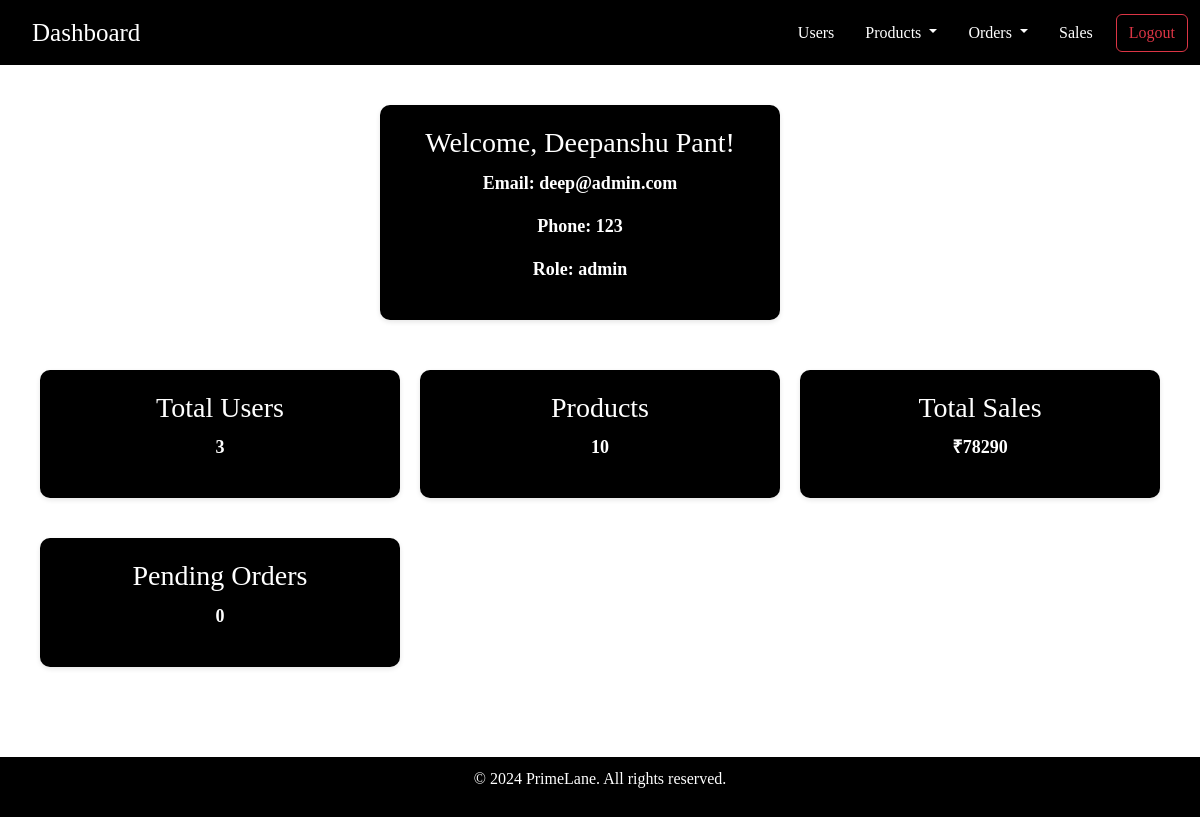
The app's page /admin/dashboard/ (signed in) with its own data.
### app/models.py (models this page shows, shortened)
class User(Base):
    __tablename__ = 'users'
    user_id = Column(Integer, primary_key=True, autoincrement=True)
    user_name = Column(String(100), nullable=False)
    user_email = Column(String(100), nullable=False, unique=True)
    user_password = Column(String(100), nullable=False)
    user_phone_number = Column(String(100), nullable=False)
    user_address = Column(String(200), default="")
    user_role = Column(String(50), default='user', nullable=False)
    created_at = Column(DateTime, default=get_ist_time)
    updated_at = Column(DateTime, default=get_ist_time, onupdate=get_ist_time)
    user_status = Column(String(50), default='active', nullable=False)
    orders = relationship('Order', back_populates='user')
    shopping_carts = relationship('ShoppingCart', back_populates='user')
    @property
    def password(self):
        raise ArithmeticError("Password is not a readable attribute")

### app/routes.py (the view)
@admin.route('/dashboard/')
@admin_required
@login_required
def dashboard():
    session_db = get_session()
    total_users = session_db.query(User).count()
    total_sales_query = session_db.query(
        (Product.product_price * OrderProduct.order_product_quantity)
    ).join(OrderProduct).join(Order).filter(Order.order_status == 'confirmed').all()
    total_sales = sum(price[0] for price in total_sales_query)
    total_products = session_db.query(Product).count()
    pending_orders = session_db.query(Order).filter(Order.order_status == 'pending').count()
    current_user = session_db.query(User).filter(User.user_id == session.get('user_id')).first()
    users = session_db.query(User).all()
    notifications = [
        "New product added.",
        "New user registered.",
        "Order #123 pending."
    ]
    session_db.close()
    return render_template('admin/admin_dashboard.html', total_users=total_users, total_sales=total_sales, pending_orders=pending_orders, users=users,
                           notifications=notifications, current_user=current_user, total_products= total_products, sidebar_hidden=True)

### app/__init__.py (called while the page is built)
def create_app():
    app = Flask(__name__)
    app.config.from_object('config.Config')
    init_db()
    @app.before_request
    def before_request():
        g.rupee_symbol = '₹'
    mail.init_app(app)
    Migrate(app, engine)
    app.register_blueprint(main)
    app.register_blueprint(admin, url_prefix='/admin')
    app.register_blueprint(auth)
    Base.metadata.create_all(engine)
    app.config['SECRET_KEY'] = 'secret_key'
    return app

### app/routes.py (called while the page is built)
def login_required(f):
    @wraps(f)
    def decorated_function(*args, **kwargs):
        if 'user_id' not in session:
            return redirect(url_for('auth.login'))
        return f(*args, **kwargs)
    return decorated_function

def admin_required(f):
    @wraps(f)
    def decorated_function(*args, **kwargs):
        if 'user_id' not in session or session.get('role') != 'admin':
            return redirect(url_for('auth.login'))
        return f(*args, **kwargs)
    return decorated_function

### db/engine.py (called while the page is built)
def get_session():
    return Session()

### app/templates/admin/admin_dashboard.html (shortened to what this page needs)
{% extends 'admin/admin_base.html' %}
{% block content %}
<div class="centered-container">
    <div class="user-info">
        <div class="card">
            <h3>Welcome, {{ current_user.user_name }}!</h3>
            <p>Email: {{ current_user.user_email }}</p>
            <p>Phone: {{ current_user.user_phone_number }}</p>
            <p>Role: {{ current_user.user_role }}</p>
        </div>
    </div>
    <div class="stats">
        <a href="{{ url_for('admin.users_page') }}">
            <div class="card">
                <h3>Total Users</h3>
                <p>{{ total_users }}</p>
            </div>
        </a>
        <a href="{{ url_for('admin.products') }}">
            <div class="card">
                <h3>Products</h3>
                <p>{{ total_products }}</p>
            </div>
        </a>
        <a href="{{ url_for('admin.sales_page') }}">
            <div class="card">
                <h3>Total Sales</h3>
                <p>₹{{ total_sales }}</p>
            </div>
        </a>
        <a href="{{ url_for('admin.pending_orders_page') }}">
            <div class="card">
                <h3>Pending Orders</h3>
                <p>{{ pending_orders }}</p>
            </div>
        </a>
    </div>
</div>
{% endblock %}

### app/static/css/admin.css (style rules this page uses)
*, *::before, *::after { box-sizing: border-box; font-family: agrandir; font-size: 16px; text-decoration: none !important; }
a { text-decoration: none !important; font-size: 16px; }
body { display: flex; flex-direction: column; min-height: 100vh; margin: 0; overflow-x: hidden; }
body { margin-top: 60px; }
.card { background-color: #f4f4f4; padding: 20px; border-radius: 10px; box-shadow: 0 2px 5px rgba(0, 0, 0, 0.1); margin-bottom: 20px; max-width: 400px; display: flex; flex-direction: column; justify-content: center; align-items: center; text-align: center; }
.card h3 { margin-bottom: 10px; }
.card p { font-size: 18px; font-weight: bold; }
.user-info { display: flex; justify-content: space-around; gap: 20px; margin-bottom: 30px; margin-top: 20px; }
.user-info .card { width: 400px; margin-right: 40px; background-color: black; color: white; border-radius: 10px; }
.stats { display: grid; grid-template-columns: repeat(3, 1fr); gap: 20px; margin-bottom: 30px; padding: 0 20px; box-sizing: border-box; max-width: 1400px; margin-left: auto; margin-right: auto; }
.stats .card { background-color: black; padding: 20px; border-radius: 10px; box-shadow: 0 2px 5px rgba(0, 0, 0, 0.1); margin-bottom: 20px; cursor: pointer; transition: transform 0.2s; color: white; }

### records on screen
User: user_name "Deepanshu Pant", user_email "deep@admin.com", user_phone_number "123", user_role "admin"

### other values on screen
{{ total_users }} "3"
{{ total_products }} "10"
{{ total_sales }} "78290"
{{ pending_orders }} "0"
